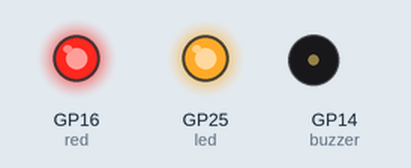
This program was run on a simulated Raspberry Pi Pico running MicroPython. Shown: output pins drawn as LEDs (lit = HIGH), buzzer (waves = sounding, pin HIGH).

Above: at 0.07 s.
At 0.77 s:
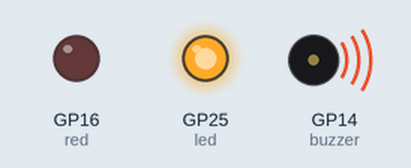
At 1.37 s:
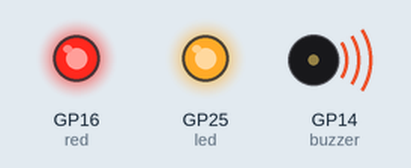
At 2.87 s:
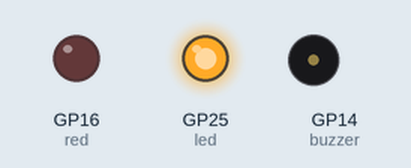
Timing chart, 0 to 3.2 s (numbered marks = the images above):
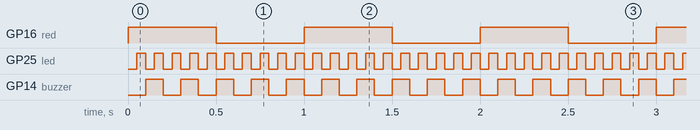

Measured:
- by itself, GP16 (red): alternates HIGH for 0.50 s and LOW for 0.50 s
- by itself, GP25 (led): alternates HIGH for 0.05 s and LOW for 0.05 s
- by itself, GP14 (buzzer): alternates HIGH for 0.10 s and LOW for 0.10 s

The program:

blink.py
```python
from machine import Pin, Timer
from utime import sleep

led = Pin(25, Pin.OUT)
red = Pin(16, Pin.OUT)
buzzer = Pin(14, Pin.OUT)

timer = Timer()
timer2 = Timer()

def blink(timer):
    led.toggle()

def beep(timer):
    buzzer.toggle()

timer.init(freq=20, mode=Timer.PERIODIC, callback=blink)
timer2.init(freq=10, mode=Timer.PERIODIC, callback=beep)

while True:
    red.toggle()
    sleep(0.5)
```
